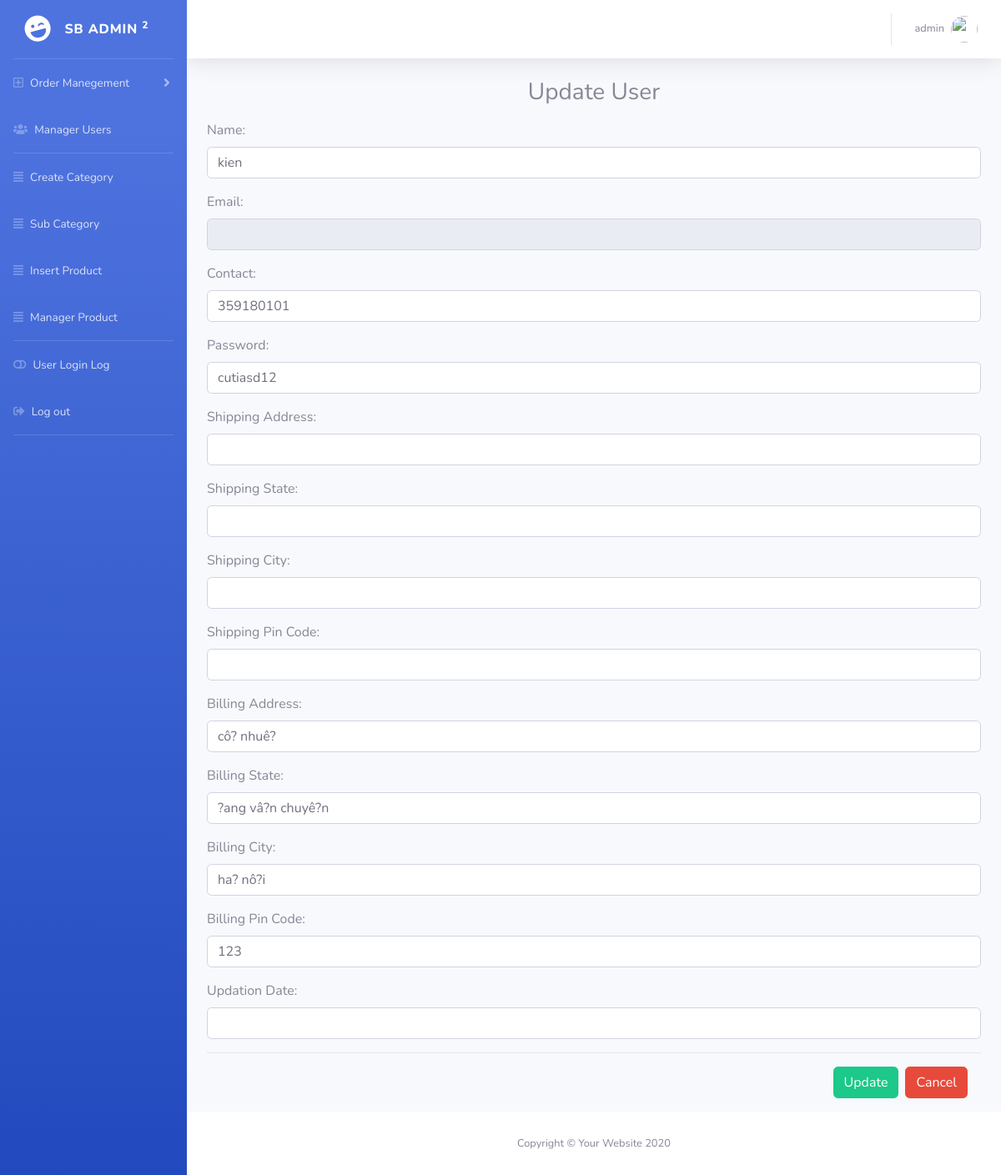
The app's page /shopping/admin/update_users.php?uid=1 (signed in) with its own data.
### tables this page shows
CREATE TABLE `users` (
  `id` int(11) NOT NULL,
  `name` varchar(255) DEFAULT NULL,
  `email` varchar(255) DEFAULT NULL,
  `contactno` bigint(11) DEFAULT NULL,
  `password` varchar(255) DEFAULT NULL,
  `shippingAddress` longtext DEFAULT NULL,
  `shippingState` varchar(255) DEFAULT NULL,
  `shippingCity` varchar(255) DEFAULT NULL,
  `shippingPincode` int(11) DEFAULT NULL,
  `billingAddress` longtext DEFAULT NULL,
  `billingState` varchar(255) DEFAULT NULL,
  `billingCity` varchar(255) DEFAULT NULL,
  `billingPincode` int(11) DEFAULT NULL,
  `regDate` timestamp NOT NULL DEFAULT current_timestamp(),
  `updationDate` varchar(255) DEFAULT NULL
);

### shopping/admin/update_users.php (the view, shortened to what this page needs)
<?php
include("include/db_connection.php");
?>
<!DOCTYPE html>
<html lang="en">
<head>
    <link href="vendor/fontawesome-free/css/all.min.css" rel="stylesheet" type="text/css">
    <link rel="stylesheet" href="asset/vendor/fontawesome-free/css/all.min.css">
    <link href="asset/css/sb-admin-2.min.css" rel="stylesheet">
</head>
<body id="page-top">
    <div id="wrapper">
        <?php
        include("include/sidebar.php");
        ?>
        <div id="content-wrapper" class="d-flex flex-column">
            <div id="content">
                <?php
                include("include/header.php");
                ?>
                <div class="panel panel-default">
                        <div class="panel-heading" style="text-align:center;">
                            <h3>Update User</h3>
                        </div>
                    </div>
                <div class="container"> <?php
                                        $ret = mysqli_query($con, "SELECT * FROM users WHERE id='" . $_GET['uid'] . "'");
                                        while ($row = mysqli_fetch_array($ret)) {
                                        ?>
                        <form method="POST">
                            <div class="form-group">
                                <label>Name:</label>
                                <input type="text" class="form-control" name="name" value="<?php echo $row['name']; ?>">
                            </div>
                            <div class="form-group">
                                <label>Email:</label>
                                <input type="text" class="form-control" name="email" value="<?php echo $row['email']; ?>" readonly>
                            </div>
                            <div class="form-group">
                                <label>Contact:</label>
                                <input type="text" class="form-control" name="contactno" value="<?php echo $row['contactno']; ?>">
                            </div>
                            <div class="form-group">
                                <label>Password:</label>
                                <input type="text" class="form-control" name="password" value="<?php echo $row['password']; ?>">
                            </div>
                            <div class="form-group">
                                <label>Shipping Address:</label>
                                <input type="text" class="form-control" name="shippingAddress" value="<?php $row['shippingAddress']; ?>">
                            </div>
                            <div class="form-group">
                                <label>Shipping State:</label>
                                <input type="text" class="form-control" name="shippingState" value="<?php $row['shippingState']; ?>">
                            </div>
                            <div class="form-group">
                                <label>Shipping City:</label>
                                <input type="text" class="form-control" name="shippingCity" value="<?php $row['shippingCity']; ?>">
                            </div>
                            <div class="form-group">
                                <label>Shipping Pin Code:</label>
                                <input type="text" class="form-control" name="shippingPincode" value="<?php $row['shippingPincode']; ?>">
                            </div>
                            <div class="form-group">
                                <label>Billing Address:</label>
                                <input type="text" class="form-control" name="billingAddress" value="<?php echo $row['billingAddress']; ?>">
                            </div>
                            <div class="form-group">
                                <label>Billing State:</label>
                                <input type="text" class="form-control" name="billingState" value="<?php echo $row["billingState"]; ?>">
                            </div>
                            <div class="form-group">
                                <label>Billing City:</label>
                                <input type="text" class="form-control" name="billingCity" value="<?php echo $row["billingCity"]; ?>">
                            </div>
                            <div class="form-group">
                                <label>Billing Pin Code:</label>
                                <input type="text" class="form-control" name="billingPincode" value="<?php echo $row['billingPincode']; ?>">
                            </div>
                            <div class="form-group">
                                <label>Updation Date:</label>
                                <input type="text" class="form-control" name="updatitonDate" value="<?php echo $row['updatitonDate']; ?>">
                            </div>
                            <div class="modal-footer">
                                <button type="submit" name="submit" class="btn btn-success">Update</button>
                                <button type="button" class="btn btn-danger">Cancel</button>
                            </div>
                        </form>
                    <?php } ?>
                </div>
            </div>
            <?php include("include/footer.php"); ?>
        </div>
    </div>
</body>
</html>

### shopping/admin/include/header.php (shortened to what this page needs)
<?php
include("include/db_connection.php");
$query = mysqli_query($con, "SELECT * FROM admin");
$row = mysqli_fetch_array($query);
?>
<!DOCTYPE html>
<html lang="en">
<head>
    <link href="vendor/fontawesome-free/css/all.min.css" rel="stylesheet" type="text/css">
    <link rel="stylesheet" href="asset/vendor/fontawesome-free/css/all.min.css">
    <link href="asset/css/sb-admin-2.min.css" rel="stylesheet">
</head>
<body>
<nav class="navbar navbar-expand navbar-light bg-white topbar mb-4 static-top shadow">
<ul class="navbar-nav ml-auto">
    <li class="nav-item dropdown no-arrow">
        <a class="nav-link dropdown-toggle" href="#" id="userDropdown" role="button" data-toggle="dropdown" aria-haspopup="true" aria-expanded="false">
            <span class="mr-2 d-none d-lg-inline text-gray-600 small"><?php echo $row["username"]; ?></span>
            <img class="img-profile rounded-circle" src="https://source.unsplash.com/QAB-WJcbgJk/60x60">
        </a>
    </li>
</ul>
</nav>
</body>
</html>

### records on screen
users: name "kien", contactno "359180101", password "cutiasd12", billingAddress "cô? nhuê?", billingState "?ang vâ?n chuyê?n", billingCity "ha? nô?i", billingPincode "123"

### other values on screen
$row["username"] "admin"
